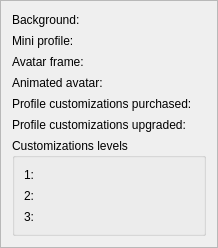
           <widget class="QFrame" name="frameProfileCustomizations">
            <property name="frameShape">
             <enum>QFrame::StyledPanel</enum>
            </property>
            <property name="frameShadow">
             <enum>QFrame::Raised</enum>
            </property>
            <layout class="QFormLayout" name="formLayout_7">
             <item row="0" column="0">
              <widget class="QLabel" name="label_53">
               <property name="text">
                <string>Background:</string>
               </property>
              </widget>
             </item>
             <item row="0" column="1">
              <widget class="LabelValue" name="LabelBackgroundValue">
               <property name="sizePolicy">
                <sizepolicy hsizetype="Expanding" vsizetype="Preferred">
                 <horstretch>0</horstretch>
                 <verstretch>0</verstretch>
                </sizepolicy>
               </property>
               <property name="font">
                <font>
                 <pointsize>10</pointsize>
                 <bold>true</bold>
                </font>
               </property>
               <property name="text">
                <string notr="true"/>
               </property>
              </widget>
             </item>
             <item row="1" column="0">
              <widget class="QLabel" name="label_55">
               <property name="text">
                <string>Mini profile:</string>
               </property>
              </widget>
             </item>
             <item row="1" column="1">
              <widget class="LabelValue" name="LabelMiniProfileValue">
               <property name="sizePolicy">
                <sizepolicy hsizetype="Expanding" vsizetype="Preferred">
                 <horstretch>0</horstretch>
                 <verstretch>0</verstretch>
                </sizepolicy>
               </property>
               <property name="font">
                <font>
                 <pointsize>10</pointsize>
                 <bold>true</bold>
                </font>
               </property>
               <property name="text">
                <string notr="true"/>
               </property>
              </widget>
             </item>
             <item row="2" column="0">
              <widget class="QLabel" name="label_57">
               <property name="text">
                <string>Avatar frame:</string>
               </property>
              </widget>
             </item>
             <item row="2" column="1">
              <widget class="LabelValue" name="LabelAvatarFrameValue">
               <property name="sizePolicy">
                <sizepolicy hsizetype="Expanding" vsizetype="Preferred">
                 <horstretch>0</horstretch>
                 <verstretch>0</verstretch>
                </sizepolicy>
               </property>
               <property name="font">
                <font>
                 <pointsize>10</pointsize>
                 <bold>true</bold>
                </font>
               </property>
               <property name="text">
                <string notr="true"/>
               </property>
              </widget>
             </item>
             <item row="3" column="0">
              <widget class="QLabel" name="label_59">
               <property name="text">
                <string>Animated avatar:</string>
               </property>
              </widget>
             </item>
             <item row="3" column="1">
              <widget class="LabelValue" name="LabelAnimatedAvatarValue">
               <property name="sizePolicy">
                <sizepolicy hsizetype="Expanding" vsizetype="Preferred">
                 <horstretch>0</horstretch>
                 <verstretch>0</verstretch>
                </sizepolicy>
               </property>
               <property name="font">
                <font>
                 <pointsize>10</pointsize>
                 <bold>true</bold>
                </font>
               </property>
               <property name="text">
                <string notr="true"/>
               </property>
              </widget>
             </item>
             <item row="4" column="0">
              <widget class="QLabel" name="label_63">
               <property name="text">
                <string>Profile customizations purchased:</string>
               </property>
              </widget>
             </item>
             <item row="4" column="1">
              <widget class="LabelValue" name="LabelProfileCustomizationsPurchasedValue">
               <property name="sizePolicy">
                <sizepolicy hsizetype="Expanding" vsizetype="Preferred">
                 <horstretch>0</horstretch>
                 <verstretch>0</verstretch>
                </sizepolicy>
               </property>
               <property name="font">
                <font>
                 <pointsize>10</pointsize>
                 <bold>true</bold>
                </font>
               </property>
               <property name="text">
                <string notr="true"/>
               </property>
              </widget>
             </item>
             <item row="6" column="0" colspan="2">
              <widget class="QGroupBox" name="groupBox_2">
               <property name="title">
                <string>Customizations levels</string>
               </property>
               <layout class="QFormLayout" name="formLayout_8">
                <item row="0" column="0">
                 <widget class="QLabel" name="label_65">
                  <property name="text">
                   <string>1:</string>
                  </property>
                 </widget>
                </item>
                <item row="0" column="1">
                 <widget class="LabelValue" name="LabelProfileCustomization1LvlValue">
                  <property name="sizePolicy">
                   <sizepolicy hsizetype="Expanding" vsizetype="Preferred">
                    <horstretch>0</horstretch>
                    <verstretch>0</verstretch>
                   </sizepolicy>
                  </property>
                  <property name="font">
                   <font>
                    <pointsize>10</pointsize>
                    <bold>true</bold>
                   </font>
                  </property>
                  <property name="text">
                   <string notr="true"/>
                  </property>
                 </widget>
                </item>
                <item row="1" column="0">
                 <widget class="QLabel" name="label_67">
                  <property name="text">
                   <string>2:</string>
                  </property>
                 </widget>
                </item>
                <item row="1" column="1">
                 <widget class="LabelValue" name="LabelProfileCustomization2LvlValue">
                  <property name="sizePolicy">
                   <sizepolicy hsizetype="Expanding" vsizetype="Preferred">
                    <horstretch>0</horstretch>
                    <verstretch>0</verstretch>
                   </sizepolicy>
                  </property>
                  <property name="font">
                   <font>
                    <pointsize>10</pointsize>
                    <bold>true</bold>
                   </font>
                  </property>
                  <property name="text">
                   <string notr="true"/>
                  </property>
                 </widget>
                </item>
                <item row="2" column="0">
                 <widget class="QLabel" name="label_69">
                  <property name="text">
                   <string>3:</string>
                  </property>
                 </widget>
                </item>
                <item row="2" column="1">
                 <widget class="LabelValue" name="LabelProfileCustomization3LvlValue">
                  <property name="sizePolicy">
                   <sizepolicy hsizetype="Expanding" vsizetype="Preferred">
                    <horstretch>0</horstretch>
                    <verstretch>0</verstretch>
                   </sizepolicy>
                  </property>
                  <property name="font">
                   <font>
                    <pointsize>10</pointsize>
                    <bold>true</bold>
                   </font>
                  </property>
                  <property name="text">
                   <string notr="true"/>
                  </property>
                 </widget>
                </item>
               </layout>
              </widget>
             </item>
             <item row="5" column="0">
              <widget class="QLabel" name="label_2">
               <property name="text">
                <string>Profile customizations upgraded:</string>
               </property>
              </widget>
             </item>
             <item row="5" column="1">
              <widget class="LabelValue" name="LabelProfileCustomizationsUpgradedValue">
               <property name="font">
                <font>
                 <pointsize>10</pointsize>
                 <bold>true</bold>
                </font>
               </property>
               <property name="text">
                <string notr="true"/>
               </property>
              </widget>
             </item>
            </layout>
           </widget>
